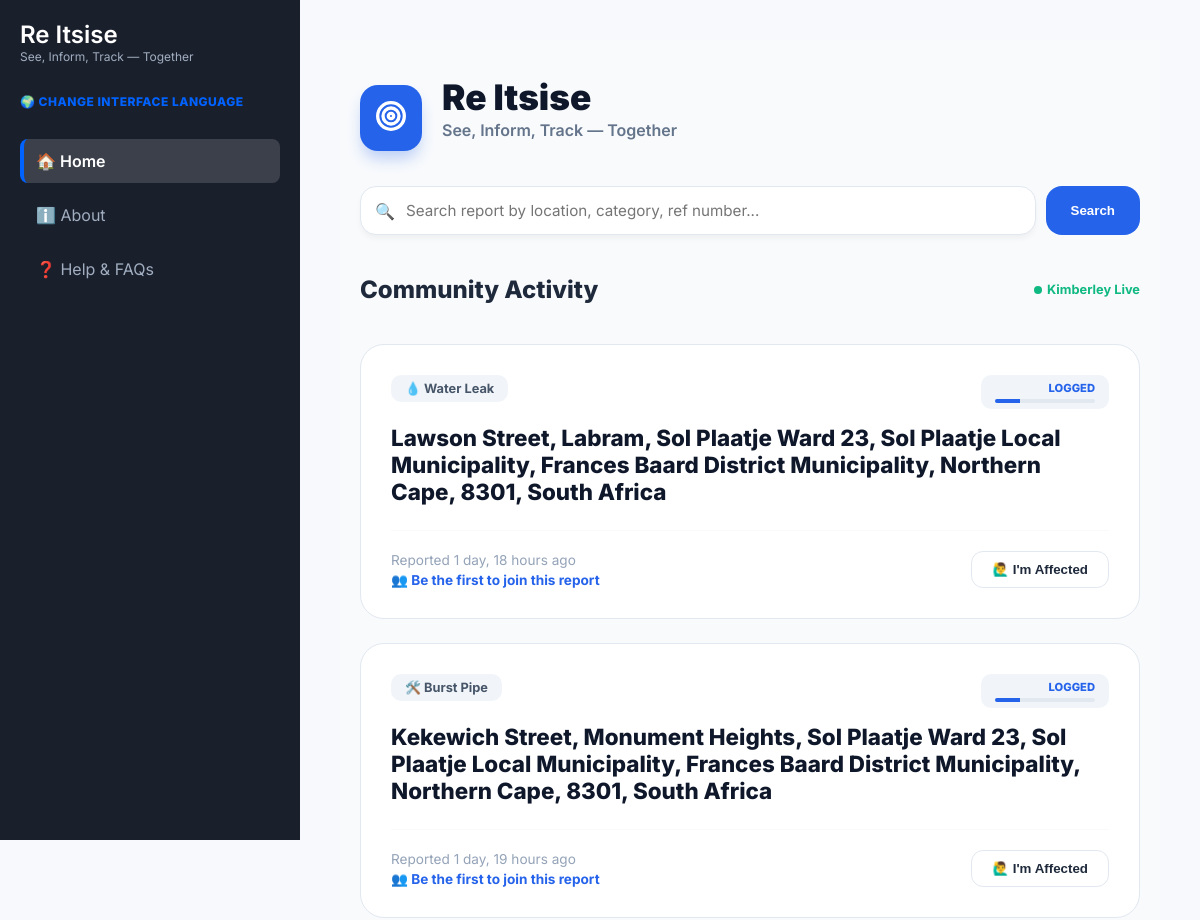
The app's page / (upper part), older data.
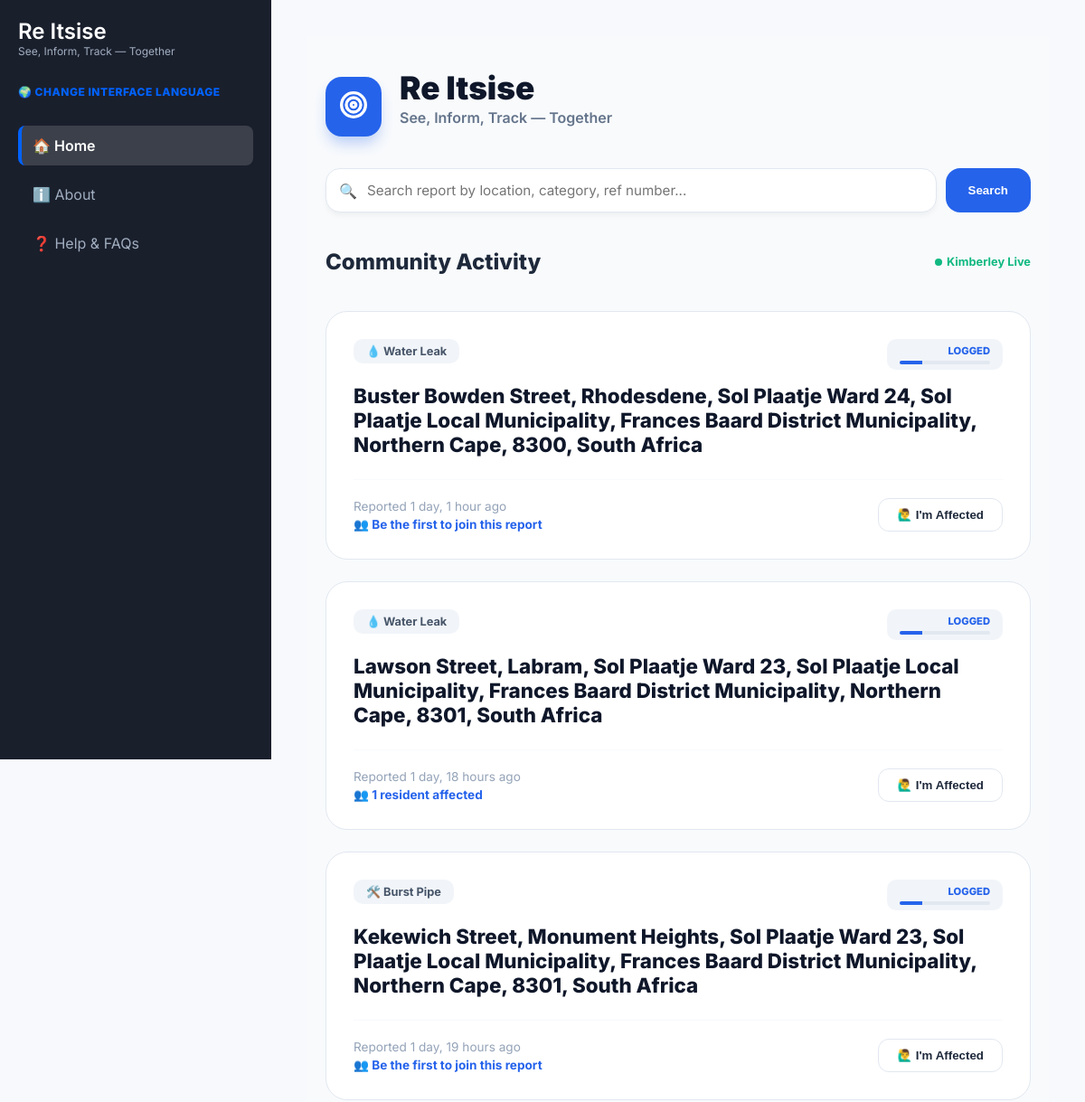
The same page, newer data.
### map/models.py (models this page shows, shortened)
class Fault(models.Model):
    CATEGORY_CHOICES = [
        ('ELEC', '⚡ Electricity'),
        ('WLEAK', '💧 Water Leak'),
        ('BPIPE', '🌊 Burst Pipe'),
        ('MHOLE', '🕳️ Missing Manhole'),
        ('RUBBL', '🏗️ Rubble'),
        ('STORM', '⛈️ Storm Water'),
        ('SANI', '🚽 Sanitation'),
        ('POTH', '🚧 Pothole'),
        ('OTHER', '🌳 Other')
    ]
    ref_number = models.CharField(max_length=12, unique=True, null=True, blank=True, editable=False)
    full_name = models.CharField(max_length=150)
    cellphone = models.CharField(max_length=15)
    category = models.CharField(max_length=10, choices=CATEGORY_CHOICES)
    location_address = models.TextField()
    latitude = models.DecimalField(max_digits=12, decimal_places=9, null=True, blank=True)
    longitude = models.DecimalField(max_digits=12, decimal_places=9, null=True, blank=True)
    description = models.TextField(blank=True, null=True)
    image = models.ImageField(upload_to='fault_images/', null=True, blank=True)
    audio_report = models.FileField(upload_to='fault_audio/', null=True, blank=True)
    status = models.CharField(max_length=10, default='LOG', choices=[
        ('LOG', 'Logged'),
        ('DIS', 'Dispatched'),
        ('PROG', 'In Progress'),
        ('RES', 'Resolved')
    ])
    date_reported = models.DateTimeField(auto_now_add=True)
    class Meta:
        ordering = ['-date_reported']

### map/views.py (the view, shortened to what this page needs)
# urls.py: path('', views.explorer_map, name='explorer_map'),
def explorer_map(request):
    query = request.GET.get('search', '').strip()
    faults = Fault.objects.all().order_by('-date_reported')
    return render(request, 'map/index.html', {'faults': faults})

### map/templates/map/index.html (shortened to what this page needs)
{% extends 'base.html' %} {% block content %}
<div
  class="container"
  style="
    padding: 0 20px;
    max-width: 1000px;
    margin: 0 auto;
    font-family: &quot;Inter&quot;, sans-serif;
    background-color: #f8fafc;
    min-height: 100vh;
    position: relative;
  "
>
  <header style="padding: 40px 0 20px 0">
  <div style="display: flex; align-items: center; gap: 20px; margin-bottom: 30px">
    <div style="background: #2563eb; padding: 15px; border-radius: 18px; box-shadow: 0 10px 15px -3px rgba(37, 99, 235, 0.3);">
      <svg width="32" height="32" viewBox="0 0 24 24" fill="none" stroke="white" stroke-width="2.5" stroke-linecap="round" stroke-linejoin="round">
        <path d="M12 2a10 10 0 0 1 10 10c0 5.523-4.477 10-10 10S2 17.523 2 12A10 10 0 0 1 12 2z" />
        <path d="M12 6a6 6 0 1 1 0 12 6 6 0 0 1 0-12z" />
        <circle cx="12" cy="12" r="2" />
      </svg>
    </div>
    <div>
      <h1 style="font-weight: 900; color: #0f172a; font-size: 2.2rem; margin: 0; line-height: 1;">
        Re Itsise
      </h1>
      <p style="color: #64748b; font-weight: 600; margin-top: 5px">
        See, Inform, Track — Together
      </p>
    </div>
  </div>
  <div style="display: block; width: 100%; max-width: 800px; margin: 0 auto 40px auto;">
    <form method="GET" action="." style="display: flex; gap: 10px; width: 100%;">
        <div style="position: relative; flex-grow: 1;">
            <span style="position: absolute; left: 15px; top: 50%; transform: translateY(-50%); color: #94a3b8; pointer-events: none;">🔍</span>
            <input
                type="text"
                name="search"
                placeholder="Search report by location, category, ref number..."
                value="{{ request.GET.search }}"
                style="width: 100%; padding: 14px 14px 14px 45px; border-radius: 16px; border: 1px solid #e2e8f0; font-family: inherit; font-size: 0.95rem; box-shadow: 0 4px 6px -1px rgba(0, 0, 0, 0.05); box-sizing: border-box;"
            >
        </div>
        <button type="submit" style="background: #2563eb; color: white; border: none; padding: 0 25px; border-radius: 16px; font-weight: 700; cursor: pointer; white-space: nowrap;">
            Search
        </button>
    </form>
</div>
<div style="display: flex; justify-content: space-between; align-items: center; max-width: 800px; margin: 0 auto 20px auto;">
    <h2 style="font-size: 1.5rem; font-weight: 800; color: #1e293b; margin: 0">
        Community Activity
    </h2>
    <span style="color: #10b981; font-size: 0.8rem; font-weight: 700; display: flex; align-items: center; gap: 5px;">
        <span style="width: 8px; height: 8px; background: #10b981; border-radius: 50%;"></span>
        Kimberley Live
    </span>
</div>
</header>
  <main style="max-width: 800px; margin: 0 auto; padding-bottom: 120px">
    {% for fault in faults %}
    <div
      class="report-card"
      style="
        background: white;
        border: 1px solid #e2e8f0;
        border-radius: 24px;
        padding: 30px;
        margin-bottom: 24px;
        position: relative;
      "
    >
      <div
        style="
          display: flex;
          justify-content: space-between;
          align-items: flex-start;
          margin-bottom: 15px;
        "
      >
      <span style="background: #f1f5f9; color: #475569; padding: 6px 14px; border-radius: 10px; font-weight: 700; font-size: 0.8rem; display: inline-flex; align-items: center; gap: 6px;">
    {% if fault.category == 'WLEAK' %}
        💧 Water Leak
    {% elif fault.category == 'BPIPE' %}
        🛠️ Burst Pipe
    {% elif fault.category == 'ELEC' %}
        ⚡ Electricity Issue
    {% elif fault.category == 'POTH' %}
        🕳️ Pothole
    {% elif fault.category == 'SEWER' %}
        🏗️ Sewerage Leak
    {% else %}
        ⚠️ {{ fault.category }}
    {% endif %}
</span>
        <span
          style="
            background: #f1f5f9;
            color: #475569;
            padding: 6px 14px;
            border-radius: 10px;
            font-weight: 700;
            font-size: 0.8rem;
            display: inline-flex;
            align-items: center;
            gap: 6px;
          "
        >
       <div style="display: flex; flex-direction: column; align-items: flex-end;">
    {% if fault.status == 'LOG' %}
        <span style="color: #2563eb; font-size: 0.7rem; font-weight: 800; text-transform: uppercase;">Logged</span>
        {% elif fault.status == 'DIS' %}
        <span style="color: #2563eb; font-size: 0.7rem; font-weight: 800; text-transform: uppercase;">Dispatched</span>
    {% elif fault.status == 'PROG' %}
        <span style="color: #2563eb; font-size: 0.7rem; font-weight: 800; text-transform: uppercase;">In Progress</span>
    {% elif fault.status == 'RES' %}
        <span style="color: #2563eb; font-size: 0.7rem; font-weight: 800; text-transform: uppercase;">Resolved</span>
    {% endif %}
    <div style="width: 100px; height: 4px; background: #e2e8f0; border-radius: 10px; margin-top: 4px; overflow: hidden;">
        {% if fault.status == 'LOG' %}
            <div style="width: 25%; height: 100%; background: #2563eb;"></div>
            {% elif fault.status == 'DIS' %}
            <div style="width: 50%; height: 100%; background: #2563eb;"></div>
        {% elif fault.status == 'PROG' %}
            <div style="width: 75%; height: 100%; background: #2563eb;"></div>
        {% elif fault.status == 'RES' %}
            <div style="width: 100%; height: 100%; background: #2563eb;"></div>
        {% endif %}
    </div>
</div>
      </div>
      <h3 style="margin: 0 0 10px 0; font-size: 1.4rem; color: #0f172a; font-weight: 800;">
    {{ fault.location_address }}
</h3>
<div style="display: flex; justify-content: space-between; align-items: center; padding-top: 20px; border-top: 1px solid #f8fafc;">
    <div style="display: flex; flex-direction: column; gap: 4px;">
        <span style="color: #94a3b8; font-size: 0.85rem">
            Reported {{ fault.date_reported|timesince }} ago
        </span>
        <span style="color: #2563eb; font-size: 0.85rem; font-weight: 700; display: flex; align-items: center; gap: 5px;">
            👥
            {% if fault.affected_residents.count > 0 %}
                {{ fault.affected_residents.count }} resident{{ fault.affected_residents.count|pluralize }} affected
            {% else %}
                Be the first to join this report
            {% endif %}
        </span>
    </div>
    <button
        onclick="openModal('{{ fault.id }}')"
        style="background: #ffffff; border: 1px solid #e2e8f0; color: #1e293b; padding: 10px 20px; border-radius: 12px; font-weight: 700; cursor: pointer;"
    >
        🙋‍♂️ I'm Affected
    </button>
</div>
    </div>
    {% empty %}
    <div style="text-align: center; padding: 40px; color: #94a3b8">
      <p>No reports found in your area yet.</p>
    </div>
    {% endfor %}
  </main>
</div>
{% endblock %}

### map/templates/base.html (shortened to what this page needs)
<!doctype html>
<html lang="en">
  <head>
  </head>
  <body>
    <div class="sidebar">
      <a href="{% url 'explorer_map' %}" class="brand notranslate">Re Itsise</a>
      <span class="slogan notranslate">See, Inform, Track — Together</span>
      <div class="language-picker">
        <span class="translate-label">🌍 Change Interface Language</span>
      </div>
      <nav>
        <a
          href="{% url 'explorer_map' %}"
          class="nav-link {% if request.resolver_match.url_name == 'explorer_map' %}active{% endif %}"
        >
          🏠 Home
        </a>
        <a
          href="{% url 'about' %}"
          class="nav-link {% if request.resolver_match.url_name == 'about' %}active{% endif %}"
        >
          ℹ️ About
        </a>
        <a
          href="{% url 'help' %}"
          class="nav-link {% if request.resolver_match.url_name == 'help' %}active{% endif %}"
        >
          ❓ Help & FAQs
        </a>
      </nav>
    </div>
    <div class="main-content">{% block content %}{% endblock %}</div>
  </body>
</html>

### map/templates/base.html (style rules this page uses)
:root { --primary-dark: #1a1f2c; --accent-blue: #0062ff; --bg-light: #f8f9fc; --text-main: #2d3436; }
body { font-family: "Inter", sans-serif; margin: 0; display: flex; background-color: var(--bg-light); color: var(--text-main); }
.sidebar { width: 260px; height: 100vh; background: var(--primary-dark); color: white; position: fixed; padding: 20px; z-index: 1000; }
.translate-label { color: var(--accent-blue); font-weight: 800; font-size: 0.75rem; text-transform: uppercase; display: block; margin-bottom: 8px; letter-spacing: 0.5px; }
.brand { font-size: 1.5rem; font-weight: 600; color: white; text-decoration: none; display: block; }
.slogan { font-size: 0.75rem; color: #a0aec0; margin-bottom: 30px; display: block; }
.nav-link { display: block; padding: 12px; color: #a0aec0; text-decoration: none; border-radius: 8px; margin-bottom: 10px; transition: 0.2s; border-left: 4px solid transparent; }
.nav-link.active { background: rgba(255, 255, 255, 0.15); color: white; border-left: 4px solid var(--accent-blue); font-weight: 600; }
.main-content { margin-left: 300px; padding: 40px; width: 100%; max-width: 1100px; }

Row changes from the older to the newer data that the page shows:
added Fault: category "💧 Water Leak", status "LOGGED", location_address "Buster Bowden Street, Rhodesdene, Sol Plaatje Ward 24, Sol Plaatje Local Municipality, Frances Baard District Municipality, Northern Cape, 8300, South Africa", date_reported "1 day, 1 hour", shows "Be the first to join this report"
shown differently, row unchanged: Fault "1 day, 18 hours": affected_residents.count (not shown) → "1"; text "Be the first to join this report" → "resident affected"
